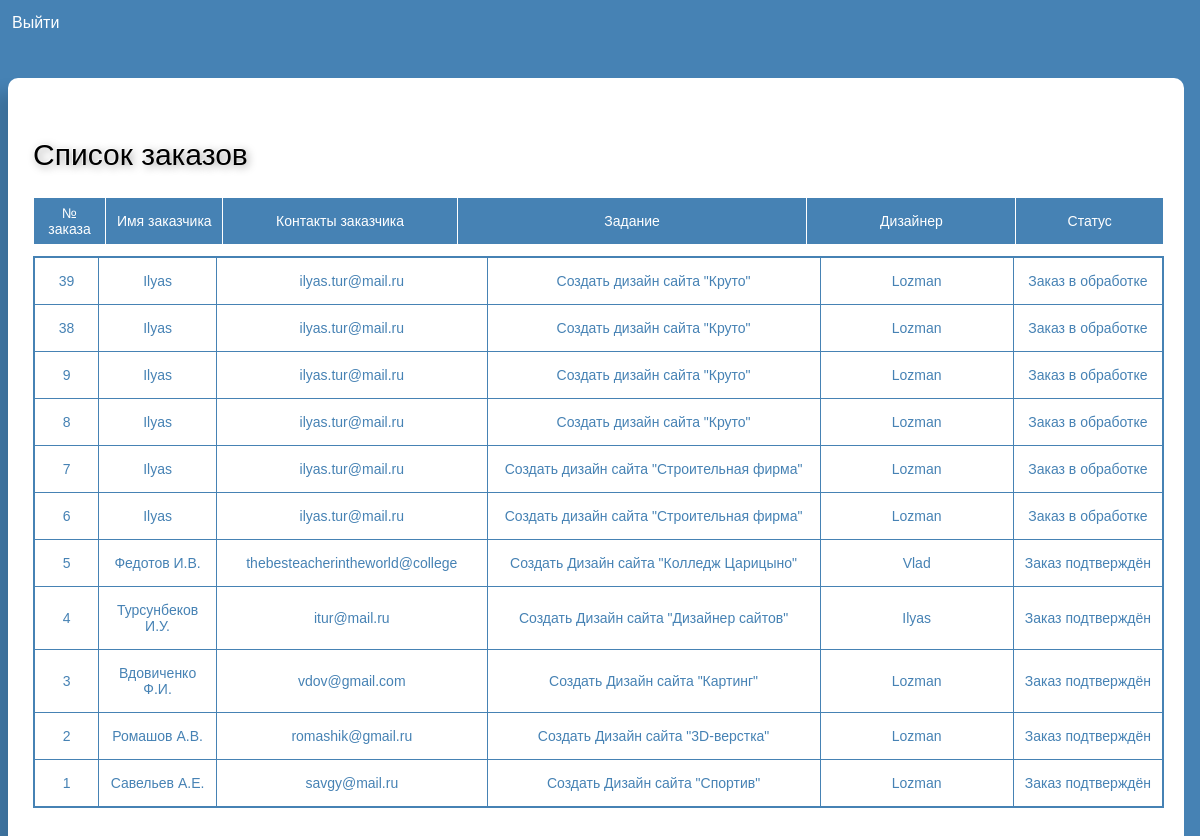
Page /panel/panel.php (signed in) on the committed database.
### tables this page shows
CREATE TABLE `orders` (
  `order_id` int(11) NOT NULL,
  `user_id` int(11) NOT NULL,
  `date` date NOT NULL,
  `status` varchar(255) NOT NULL,
  `price` decimal(10,2) NOT NULL,
  `name` varchar(255) NOT NULL,
  `email` varchar(255) NOT NULL,
  `task` varchar(255) NOT NULL,
  `worker` varchar(100) NOT NULL
);

### panel/panel.php (the view, shortened to what this page needs)
<!DOCTYPE html>
<html lang="ru">
<head><meta http-equiv="Content-Type" content="text/html; charset=UTF-8">
<link href="style.css" rel="stylesheet" type="text/css">
</head>
<body>
<div class="container">
<div class="top">
<table width="90" height="30" border="0" cellspacing="0" cellpadding="4"><tr>
            <td valign="middle"><a href="exit.php">Выйти</a></td>
</tr>
  </table>
</div>
</div>
<div class="container">
<div class="content">
  <h1>Список заказов</h1>
<div class="menu">
<div class="color_grey">
<table class="tab_grey" cellpadding="7" cellspacing="0">
<tr>
<td width="60">№<br>заказа</td>
<td width="110">Имя заказчика</td>
<td width="250">Контакты заказчика</td>
<td width="390">Задание</td>
<td width="220">Дизайнер</td>
<td width="150">Статус</td>
</tr></table>
</div>
</div>
<?php
$mysqli = @new mysqli('127.0.0.1', 'root', '', 'bd');
if($_COOKIE['admin'] != '') {
$result1 = $mysqli->query('SELECT *
FROM orders
order by order_id DESC');
$row1 = mysqli_fetch_array($result1);
if($row1['order_id'] != null) {
  $query = $mysqli->query('SELECT *
  FROM orders
  order by order_id DESC');
  $rowquery = $query->num_rows; ?>
  <div class='color'>
  <table class='tab_zakaz' cellpadding='7' cellspacing='0'><tr>
    <?php
  for($i = 0; $i < $rowquery; ++$i)
{
  $query -> data_seek($i);
  $row = $query -> fetch_array();
  ?>
  <td  width='60'>
  <?=$row['order_id']?></td>
  <td width='110'>
  <?=$row['name']?>
  </td>
  <td class='tab_td_model' width='250'>
  <?=$row['email']?>
  </td>
  <td width="390">
  <?=$row['task']?>
  </td>
  <td width="220">
  <?=$row['worker']?>
  </td>
  <td width='150'>
  <?=$row['status']?>
  </td></tr>
<?php } ?>
</table>
</div>
  <?php
}
$mysqli->close(); }
?>
</div>
</div>
</body></html>

### panel/style.css (style rules this page uses)
html { margin: 0; padding: 0; height: 101%; }
body { font-family: Tahoma, Verdana, Calibri, Arial, sans-serif; font-size: 100%; background-color: #4682B4; display: flex; flex-direction: column; justify-content: center; }
a { color: white; text-decoration: none; transition: 0.5s all ease-in-out; }
h1 { font-family: Arial, Verdana, Calibri, sans-serif; font-size:30px; text-shadow: -1px -1px 0px rgba(255,255,255,0.75), 2px 2px 8px rgba(0,0,0,0.4); display: block; padding-right:50px; margin-bottom:25px; font-weight:500; z-index:7; }
.color_grey { width: auto; min-width:960px; height: auto; background-color: #000; margin-bottom: 11px; color:#757575; }
.color { width: auto; min-width: 640px; height: auto; border: 1px solid #4682B4; color: #4682B4; min-height: 80px; }
.tab_grey { font-size:14px; width:100%; height:auto; border: 0px #fff solid; border-collapse: collapse; }
.tab_grey td { background-color: #4682B4; color: #FFFFFF; border-top:0px; text-align: center; padding-bottom: 7px; padding-top: 7px; border: 1px solid; }
.tab_zakaz { font-size:14px; width:100%; border: 0px #fff solid; border-collapse: collapse; }
.tab_zakaz td { background-color: rgba(255,255,255,0.55); text-align: center; padding-bottom: 15px; padding-top: 15px; border: 1px solid #4682B4; }
.container { padding:0; width: 50%; }
.content { background-color: #FFFFFF; box-sizing: border-box; width: 98vw; display: block; box-shadow: -15px 14px 15px rgba(0,0,0,0.15); padding: 40px; border-radius:10px; }
.top { margin: 0 auto; min-width: 640px; max-width: 1240px; height: 70px; }
.menu { min-width: 1000px; width:100%; font-family: Verdana, Arial, sans-serif; z-index: 101; margin-bottom: 10px; }
@media screen and (max-width: 1200px) { .menu { min-width:940px; } }
@media screen and (max-width: 1200px) { .tab_td_model { width:270px; } }
@media screen and (max-width: 1200px) { .content { padding-left: 25px; padding-right: 20px; } }

### rows in the picture
orders: order_id "39", name "Ilyas", email "ilyas.tur@mail.ru", task "Создать дизайн сайта \"Круто\"", worker "Lozman", status "Заказ в обработке"
orders: order_id "38", name "Ilyas", email "ilyas.tur@mail.ru", task "Создать дизайн сайта \"Круто\"", worker "Lozman", status "Заказ в обработке"
orders: order_id "9", name "Ilyas", email "ilyas.tur@mail.ru", task "Создать дизайн сайта \"Круто\"", worker "Lozman", status "Заказ в обработке"
orders: order_id "8", name "Ilyas", email "ilyas.tur@mail.ru", task "Создать дизайн сайта \"Круто\"", worker "Lozman", status "Заказ в обработке"
orders: order_id "7", name "Ilyas", email "ilyas.tur@mail.ru", task "Создать дизайн сайта \"Строительная фирма\"", worker "Lozman", status "Заказ в обработке"
orders: order_id "6", name "Ilyas", email "ilyas.tur@mail.ru", task "Создать дизайн сайта \"Строительная фирма\"", worker "Lozman", status "Заказ в обработке"
orders: order_id "5", name "Федотов И.В.", email "thebestеacherintheworld@college", task "Создать Дизайн сайта \"Колледж Царицыно\"", worker "Vlad", status "Заказ подтверждён"
orders: order_id "4", name "Турсунбеков И.У.", email "itur@mail.ru", task "Создать Дизайн сайта \"Дизайнер сайтов\"", worker "Ilyas", status "Заказ подтверждён"
orders: order_id "3", name "Вдовиченко Ф.И.", email "vdov@gmail.com", task "Создать Дизайн сайта \"Картинг\"", worker "Lozman", status "Заказ подтверждён"
orders: order_id "2", name "Ромашов А.В.", email "romashik@gmail.ru", task "Создать Дизайн сайта \"3D-верстка\"", worker "Lozman", status "Заказ подтверждён"
orders: order_id "1", name "Савельев А.Е.", email "savgy@mail.ru", task "Создать Дизайн сайта \"Спортив\"", worker "Lozman", status "Заказ подтверждён"
